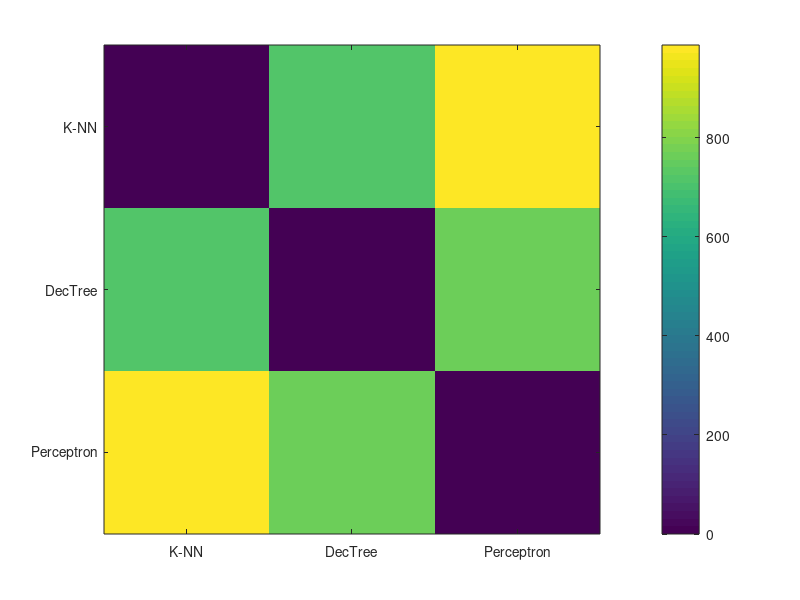

Write the MATLAB code that produced this figure.
%Jared Wilson 
%ensemble attempt
clear;

yhat_knn  = load('yhat_knn.mat');
yhat_knn = yhat_knn.yhat_knn;
yhat_dec  = load('yhat_decTree');
yhat_dec = yhat_dec.yhat;
yhat_perc = load('yhat_perc.mat');
yhat_perc = yhat_perc.yhat;


yhat_ens = [yhat_knn yhat_dec yhat_perc];

yhat_tot = mode(yhat_ens,2);

dlmwrite('submit.txt', yhat_tot);

dlmwrite('submit.txt', yhat_dec);

%create confusion matrix to show percent aggree between each model
yhat_NEG = yhat_ens;
yhat_NEG(yhat_ens == 0) = -1;

agreeMAT = yhat_NEG'*yhat_NEG;

agreeMAT = abs(agreeMAT - length(yhat_knn))./2;

figure(1)
imagesc(agreeMAT);
colorbar;
set(gca,'XTick',[1:3])
set(gca,'YTick',[1:3])
set(gca,'XTickLabel',{'K-NN','DecTree', 'Perceptron'})
set(gca,'YTickLabel',{'K-NN','DecTree', 'Perceptron'})
